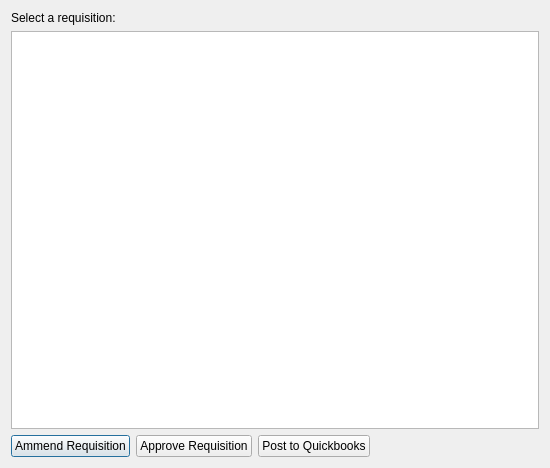
<?xml version="1.0" encoding="UTF-8"?>
<ui version="4.0">
 <class>RequisitionManager</class>
 <widget class="QDialog" name="RequisitionManager">
  <property name="geometry">
   <rect>
    <x>0</x>
    <y>0</y>
    <width>550</width>
    <height>468</height>
   </rect>
  </property>
  <property name="windowTitle">
   <string>Requisitions</string>
  </property>
  <layout class="QVBoxLayout" name="verticalLayout">
   <item>
    <widget class="QLabel" name="label">
     <property name="text">
      <string>Select a requisition:</string>
     </property>
    </widget>
   </item>
   <item>
    <widget class="CustomQueryView" name="lstRequisitions"/>
   </item>
   <item>
    <layout class="QHBoxLayout" name="horizontalLayout">
     <item>
      <widget class="QPushButton" name="cmdAmmendRequisition">
       <property name="text">
        <string>Ammend Requisition</string>
       </property>
      </widget>
     </item>
     <item>
      <widget class="QPushButton" name="cmdApproveRequisition">
       <property name="text">
        <string>Approve Requisition</string>
       </property>
      </widget>
     </item>
     <item>
      <widget class="QPushButton" name="cmdPostToQuickbooks">
       <property name="text">
        <string>Post to Quickbooks</string>
       </property>
      </widget>
     </item>
     <item>
      <spacer name="horizontalSpacer">
       <property name="orientation">
        <enum>Qt::Horizontal</enum>
       </property>
       <property name="sizeHint" stdset="0">
        <size>
         <width>40</width>
         <height>20</height>
        </size>
       </property>
      </spacer>
     </item>
    </layout>
   </item>
  </layout>
 </widget>
 <customwidgets>
  <customwidget>
   <class>CustomQueryView</class>
   <extends>QTreeView</extends>
   <header>customqueryview.h</header>
  </customwidget>
 </customwidgets>
 <resources/>
 <connections/>
</ui>
